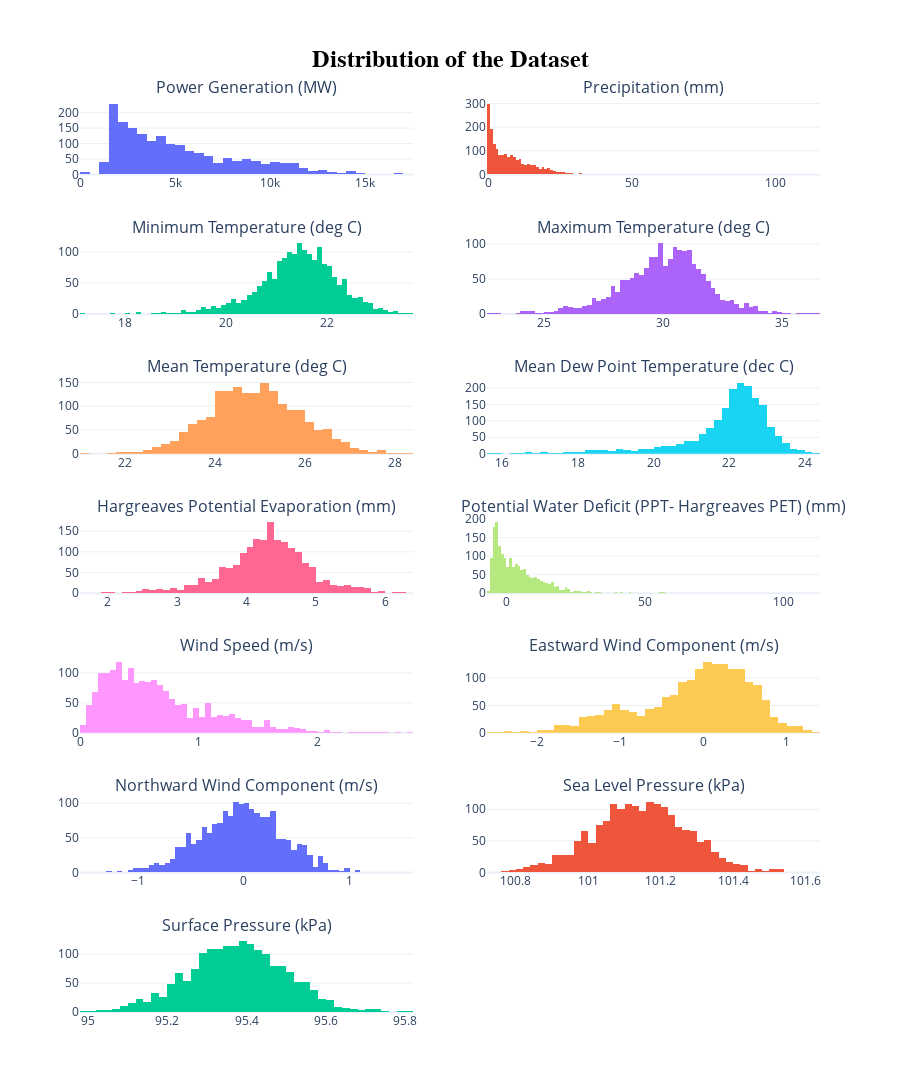

Write notebook code for a chart like this one.
### Code cell
generate_hist(dsp_ts_df)

### Figure 1 — Plotly figure (JSON) as saved in the notebook; plotly's stock layout.template omitted (floating-point values rounded to 4 significant figures; data arrays with more than 128 entries replaced by an {"elided": "..."} marker saying what was removed)
{"data": [{"type": "histogram", "x": {"elided": "1824 int values"}, "xaxis": "x", "yaxis": "y"}, {"type": "histogram", "x": {"elided": "1824 float values"}, "xaxis": "x2", "yaxis": "y2"}, {"type": "histogram", "x": {"elided": "1824 float values"}, "xaxis": "x3", "yaxis": "y3"}, {"type": "histogram", "x": {"elided": "1824 float values"}, "xaxis": "x4", "yaxis": "y4"}, {"type": "histogram", "x": {"elided": "1824 float values"}, "xaxis": "x5", "yaxis": "y5"}, {"type": "histogram", "x": {"elided": "1824 float values"}, "xaxis": "x6", "yaxis": "y6"}, {"type": "histogram", "x": {"elided": "1824 float values"}, "xaxis": "x7", "yaxis": "y7"}, {"type": "histogram", "x": {"elided": "1824 float values"}, "xaxis": "x8", "yaxis": "y8"}, {"type": "histogram", "x": {"elided": "1824 float values"}, "xaxis": "x9", "yaxis": "y9"}, {"type": "histogram", "x": {"elided": "1824 float values"}, "xaxis": "x10", "yaxis": "y10"}, {"type": "histogram", "x": {"elided": "1824 float values"}, "xaxis": "x11", "yaxis": "y11"}, {"type": "histogram", "x": {"elided": "1824 float values"}, "xaxis": "x12", "yaxis": "y12"}, {"type": "histogram", "x": {"elided": "1824 float values"}, "xaxis": "x13", "yaxis": "y13"}], "layout": {"annotations": [{"font": {"size": 16}, "showarrow": false, "text": "Power Generation (MW)", "x": 0.225, "xanchor": "center", "xref": "paper", "y": 1.0, "yanchor": "bottom", "yref": "paper"}, {"font": {"size": 16}, "showarrow": false, "text": "Precipitation (mm)", "x": 0.775, "xanchor": "center", "xref": "paper", "y": 1.0, "yanchor": "bottom", "yref": "paper"}, {"font": {"size": 16}, "showarrow": false, "text": "Minimum Temperature (deg C)", "x": 0.225, "xanchor": "center", "xref": "paper", "y": 0.8469, "yanchor": "bottom", "yref": "paper"}, {"font": {"size": 16}, "showarrow": false, "text": "Maximum Temperature (deg C)", "x": 0.775, "xanchor": "center", "xref": "paper", "y": 0.8469, "yanchor": "bottom", "yref": "paper"}, {"font": {"size": 16}, "showarrow": false, "text": "Mean Temperature (deg C)", "x": 0.225, "xanchor": "center", "xref": "paper", "y": 0.6939, "yanchor": "bottom", "yref": "paper"}, {"font": {"size": 16}, "showarrow": false, "text": "Mean Dew Point Temperature (dec C)", "x": 0.775, "xanchor": "center", "xref": "paper", "y": 0.6939, "yanchor": "bottom", "yref": "paper"}, {"font": {"size": 16}, "showarrow": false, "text": "Hargreaves Potential Evaporation (mm)", "x": 0.225, "xanchor": "center", "xref": "paper", "y": 0.5408, "yanchor": "bottom", "yref": "paper"}, {"font": {"size": 16}, "showarrow": false, "text": "Potential Water Deficit (PPT- Hargreaves PET) (mm)", "x": 0.775, "xanchor": "center", "xref": "paper", "y": 0.5408, "yanchor": "bottom", "yref": "paper"}, {"font": {"size": 16}, "showarrow": false, "text": "Wind Speed (m/s)", "x": 0.225, "xanchor": "center", "xref": "paper", "y": 0.3878, "yanchor": "bottom", "yref": "paper"}, {"font": {"size": 16}, "showarrow": false, "text": "Eastward Wind Component (m/s)", "x": 0.775, "xanchor": "center", "xref": "paper", "y": 0.3878, "yanchor": "bottom", "yref": "paper"}, {"font": {"size": 16}, "showarrow": false, "text": "Northward Wind Component (m/s)", "x": 0.225, "xanchor": "center", "xref": "paper", "y": 0.2347, "yanchor": "bottom", "yref": "paper"}, {"font": {"size": 16}, "showarrow": false, "text": "Sea Level Pressure (kPa)", "x": 0.775, "xanchor": "center", "xref": "paper", "y": 0.2347, "yanchor": "bottom", "yref": "paper"}, {"font": {"size": 16}, "showarrow": false, "text": "Surface Pressure (kPa)", "x": 0.225, "xanchor": "center", "xref": "paper", "y": 0.08163, "yanchor": "bottom", "yref": "paper"}], "height": 1500, "showlegend": false, "title": {"font": {"color": "black", "family": "Arial, sans-serif", "size": 24, "weight": "bold"}, "text": "Distribution of the Dataset", "x": 0.5, "xanchor": "center", "yanchor": "top"}, "xaxis": {"anchor": "y", "domain": [0, 0.45]}, "xaxis10": {"anchor": "y10", "domain": [0.55, 1]}, "xaxis11": {"anchor": "y11", "domain": [0, 0.45]}, "xaxis12": {"anchor": "y12", "domain": [0.55, 1]}, "xaxis13": {"anchor": "y13", "domain": [0, 0.45]}, "xaxis14": {"anchor": "y14", "domain": [0.55, 1]}, "xaxis2": {"anchor": "y2", "domain": [0.55, 1]}, "xaxis3": {"anchor": "y3", "domain": [0, 0.45]}, "xaxis4": {"anchor": "y4", "domain": [0.55, 1]}, "xaxis5": {"anchor": "y5", "domain": [0, 0.45]}, "xaxis6": {"anchor": "y6", "domain": [0.55, 1]}, "xaxis7": {"anchor": "y7", "domain": [0, 0.45]}, "xaxis8": {"anchor": "y8", "domain": [0.55, 1]}, "xaxis9": {"anchor": "y9", "domain": [0, 0.45]}, "yaxis": {"anchor": "x", "domain": [0.9184, 1.0]}, "yaxis10": {"anchor": "x10", "domain": [0.3061, 0.3878]}, "yaxis11": {"anchor": "x11", "domain": [0.1531, 0.2347]}, "yaxis12": {"anchor": "x12", "domain": [0.1531, 0.2347]}, "yaxis13": {"anchor": "x13", "domain": [0, 0.08163]}, "yaxis14": {"anchor": "x14", "domain": [0, 0.08163]}, "yaxis2": {"anchor": "x2", "domain": [0.9184, 1.0]}, "yaxis3": {"anchor": "x3", "domain": [0.7653, 0.8469]}, "yaxis4": {"anchor": "x4", "domain": [0.7653, 0.8469]}, "yaxis5": {"anchor": "x5", "domain": [0.6122, 0.6939]}, "yaxis6": {"anchor": "x6", "domain": [0.6122, 0.6939]}, "yaxis7": {"anchor": "x7", "domain": [0.4592, 0.5408]}, "yaxis8": {"anchor": "x8", "domain": [0.4592, 0.5408]}, "yaxis9": {"anchor": "x9", "domain": [0.3061, 0.3878]}}}
